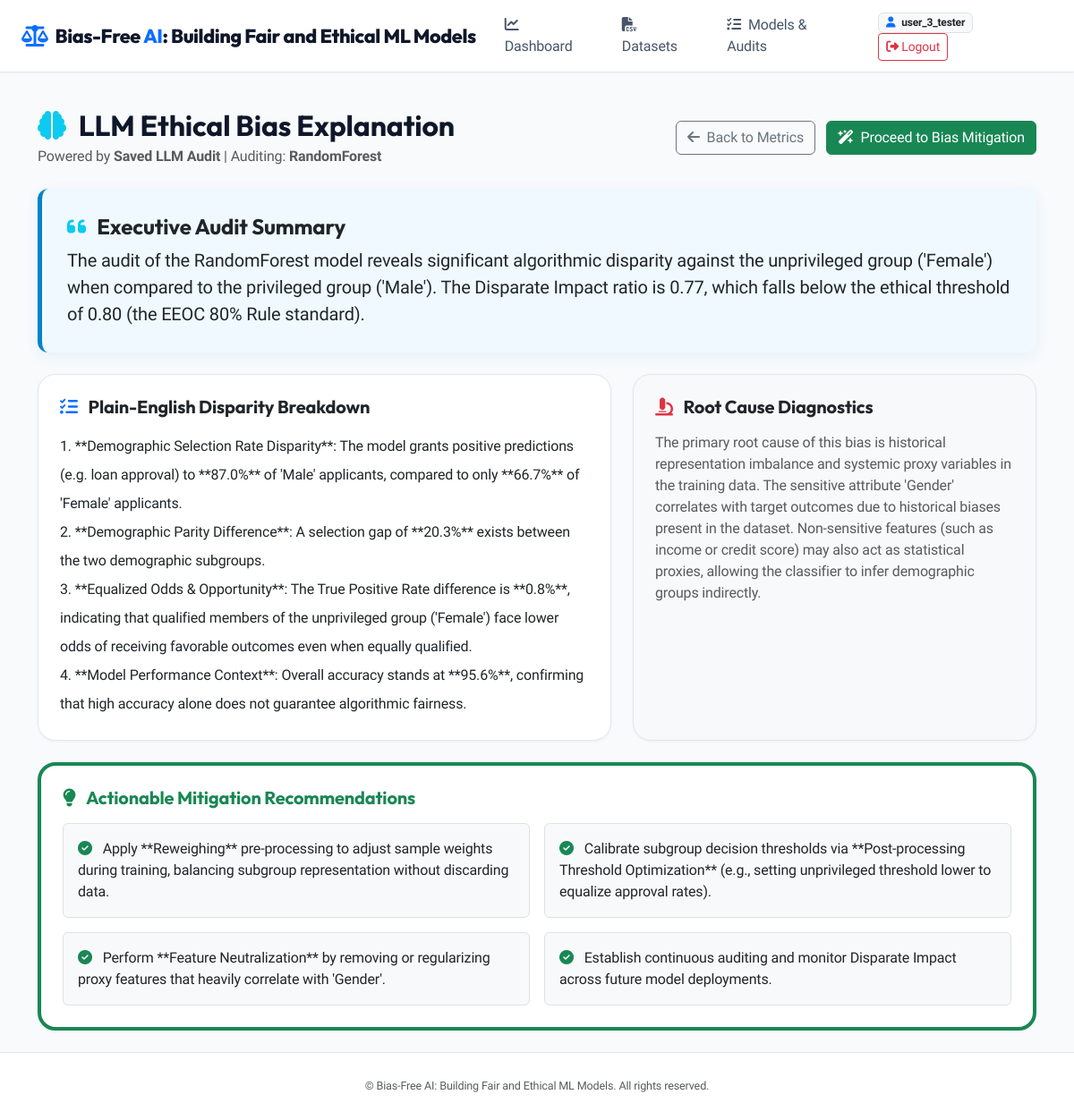
/llm_audit/1 (signed in), run on the app's committed database.
### tables this page shows
CREATE TABLE model_runs (
    id INTEGER PRIMARY KEY AUTOINCREMENT,
    user_id INTEGER NOT NULL,
    dataset_id INTEGER NOT NULL,
    model_name VARCHAR(100) NOT NULL,
    accuracy REAL NOT NULL,
    precision_score REAL NOT NULL,
    recall_score REAL NOT NULL,
    f1_score REAL NOT NULL,
    disparate_impact REAL NOT NULL,
    demographic_parity_diff REAL NOT NULL,
    equalized_odds_diff REAL NOT NULL,
    equal_opportunity_diff REAL NOT NULL,
    is_mitigated BOOLEAN DEFAULT 0,
    mitigation_method VARCHAR(100) DEFAULT 'None',
    confusion_matrix_json TEXT NOT NULL,
    fairness_status VARCHAR(50) DEFAULT 'Unchecked',
    created_at TIMESTAMP DEFAULT CURRENT_TIMESTAMP, group_metrics_json TEXT DEFAULT NULL,
    FOREIGN KEY (user_id) REFERENCES users(id) ON DELETE CASCADE,
    FOREIGN KEY (dataset_id) REFERENCES datasets(id) ON DELETE CASCADE
);

CREATE TABLE llm_audits (
    id INTEGER PRIMARY KEY AUTOINCREMENT,
    model_run_id INTEGER NOT NULL,
    summary_text TEXT NOT NULL,
    explanation_text TEXT NOT NULL,
    root_cause TEXT NOT NULL,
    recommendations_json TEXT NOT NULL,
    created_at TIMESTAMP DEFAULT CURRENT_TIMESTAMP,
    FOREIGN KEY (model_run_id) REFERENCES model_runs(id) ON DELETE CASCADE
);

### app.py (the view, shortened to what this page needs)
@app.route('/llm_audit/<int:model_run_id>')
@login_required
def llm_audit_page(model_run_id):
    conn = get_db_connection()
    cursor = conn.cursor()
    cursor.execute("SELECT * FROM model_runs WHERE id = ?", (model_run_id,))
    run = cursor.fetchone()
    conn.close()
    if not run:
        flash('Model run not found.', 'error')
        return redirect(url_for('dashboard'))
    ds = get_dataset_by_id(run['dataset_id'])
    if not ds:
        flash('Dataset record not found.', 'error')
        return redirect(url_for('dashboard'))
    try:
        run_dict = dict(run)
        conn = get_db_connection()
        cursor = conn.cursor()
        cursor.execute("SELECT * FROM llm_audits WHERE model_run_id = ?", (model_run_id,))
        existing_audit = cursor.fetchone()
        conn.close()
        if existing_audit:
            audit_dict = {
                'summary_text': existing_audit['summary_text'],
                'explanation_text': existing_audit['explanation_text'],
                'root_cause': existing_audit['root_cause'],
                'recommendations': json.loads(existing_audit['recommendations_json']),
                'source': 'Saved LLM Audit'
            }
        return render_template('llm_audit.html', run=run_dict, dataset=ds, audit=audit_dict, recommendations=audit_dict['recommendations'])
    except Exception as e:
        flash(f"Unable to generate LLM audit report: {str(e)}", 'error')
        return redirect(url_for('dashboard'))

### app.py (called while the page is built)
def login_required(f):
    from functools import wraps
    @wraps(f)
    def decorated_function(*args, **kwargs):
        if 'user_id' not in session:
            flash('Please log in to access this page.', 'warning')
            return redirect(url_for('login_page'))
        return f(*args, **kwargs)
    return decorated_function

### models/auth.py (called while the page is built)
def get_db_connection():
    db_url = os.environ.get('DATABASE_URL')
    if db_url and HAS_PSYCOPG2:
        conn = psycopg2.connect(db_url)
        return Psycopg2ConnectionWrapper(conn)
    conn = sqlite3.connect(Config.DATABASE_PATH, timeout=30.0)
    conn.row_factory = sqlite3.Row
    return conn

### models/dataset_manager.py (called while the page is built)
def get_dataset_by_id(dataset_id):
    conn = get_db_connection()
    cursor = conn.cursor()
    cursor.execute("SELECT * FROM datasets WHERE id = ?", (dataset_id,))
    ds = cursor.fetchone()
    conn.close()
    return dict(ds) if ds else None

### templates/llm_audit.html (shortened to what this page needs)
{% extends "base.html" %}
{% block content %}
<div class="container py-4">
    <div class="d-flex justify-content-between align-items-center mb-4">
        <div>
            <h2 class="fw-bold mb-1"><i class="fa-solid fa-brain text-info me-2"></i> LLM Ethical Bias Explanation</h2>
            <p class="text-muted mb-0">Powered by <strong>{{ audit.source }}</strong> | Auditing: <strong>{{ run.model_name }}</strong></p>
        </div>
        <div>
            <a href="{{ url_for('bias_detection_page', model_run_id=run.id) }}" class="btn btn-outline-secondary me-2"><i class="fa-solid fa-arrow-left me-1"></i> Back to Metrics</a>
            <a href="{{ url_for('mitigation_page', model_run_id=run.id) }}" class="btn btn-success"><i class="fa-solid fa-wand-magic-sparkles me-1"></i> Proceed to Bias Mitigation</a>
        </div>
    </div>
    <div class="llm-box mb-4">
        <h4 class="fw-bold text-dark mb-2"><i class="fa-solid fa-quote-left text-info me-2"></i> Executive Audit Summary</h4>
        <p class="fs-5 text-dark mb-0">{{ audit.summary_text }}</p>
    </div>
    <div class="row g-4 mb-4">
        <div class="col-md-7">
            <div class="card card-custom p-4 h-100">
                <h5 class="fw-bold mb-3"><i class="fa-solid fa-list-check text-primary me-2"></i> Plain-English Disparity Breakdown</h5>
                <div class="lh-lg">
                    {{ audit.explanation_text | replace('\n', '<br>') | safe }}
                </div>
            </div>
        </div>
        <div class="col-md-5">
            <div class="card card-custom p-4 h-100 bg-light">
                <h5 class="fw-bold mb-3"><i class="fa-solid fa-microscope text-danger me-2"></i> Root Cause Diagnostics</h5>
                <p class="text-muted mb-0">{{ audit.root_cause }}</p>
            </div>
        </div>
    </div>
    <div class="card card-custom p-4 border-start border-4 border-success">
        <h5 class="fw-bold mb-3 text-success"><i class="fa-solid fa-lightbulb me-2"></i> Actionable Mitigation Recommendations</h5>
        <div class="row g-3">
            {% for rec in recommendations %}
                <div class="col-md-6">
                    <div class="p-3 bg-light rounded border">
                        <i class="fa-solid fa-check-circle text-success me-2"></i> {{ rec | safe }}
                    </div>
                </div>
            {% endfor %}
        </div>
    </div>
</div>
{% endblock %}

### static/css/style.css (style rules this page uses)
:root { --primary-color: #2563eb; --primary-hover: #1d4ed8; --secondary-color: #475569; --accent-glow: rgba(37, 99, 235, 0.12); --success-color: #10b981; --warning-color: #f59e0b; --danger-color: #ef4444; --bg-gradient: #f8fafc; --card-bg: #ffffff; --card-border: #e2e8f0; --card-shadow: 0 1px 3px rgba(15, 23, 42, 0.05); }
body { font-family: 'Plus Jakarta Sans', system-ui, -apple-system, sans-serif; background: #f8fafc; color: #0f172a; min-height: 100vh; display: flex; flex-direction: column; letter-spacing: -0.01em; }
h1, h2, h3, h4, h5, h6, .hero-title, .navbar-brand { font-family: 'Outfit', sans-serif; }
.card-custom { background: var(--card-bg); border: 1px solid var(--card-border); border-radius: 1.25rem; box-shadow: var(--card-shadow); transition: transform 0.25s ease, box-shadow 0.25s ease, border-color 0.25s ease; }
.llm-box { background: #f0f9ff; border-left: 5px solid #0284c7; border-radius: 0.75rem; padding: 1.75rem; box-shadow: 0 4px 15px rgba(2, 132, 199, 0.08); }

### data on the page
model_runs: model_name "RandomForest"
llm_audits: summary_text "The audit of the RandomForest model reveals significant algorithmic disparity against the unprivileged group ('Female') when compared to the privileged group ('Male'). The Disparate Impact ratio is 0.77, which falls below the ethical threshold of 0.80 (the EEOC 80% Rule standard).", explanation_text "1. **Demographic Selection Rate Disparity**: The model grants positive predictions (e.g. loan approval) to **87.0%** of 'Male' applicants, compared to only **66.7%** of 'Female' applicants. 2. **Demographic Parity Difference**: A selection gap of **20.3%** exists between the two demographic subgroups. 3. **Equalized Odds & Opportunity**: The True Positive Rate difference is **0.8%**, indicating that qualified members of the unprivileged group ('Female') face lower odds of receiving favorable outcomes even when equally qualified. 4. **Model Performance Context**: Overall accuracy stands at **95.6%**, confirming that high accuracy alone does not guarantee algorithmic fairness.", root_cause "The primary root cause of this bias is historical representation imbalance and systemic proxy variables in the training data. The sensitive attribute 'Gender' correlates with target outcomes due to historical biases present in the dataset. Non-sensitive features (such as income or credit score) may also act as statistical proxies, allowing the classifier to infer demographic groups indirectly."

### other printed values
{{ session.username }} "user_3_tester"
{{ audit.source }} "Saved LLM Audit"
{{ rec | safe }} "Apply **Reweighing** pre-processing to adjust sample weights during training, balancing subgroup representation without discarding data." "Calibrate subgroup decision thresholds via **Post-processing Threshold Optimization** (e.g., setting unprivileged threshold lower to equalize approval rates)." "Perform **Feature Neutralization** by removing or regularizing proxy features that heavily correlate with 'Gender'." "Establish continuous auditing and monitor Disparate Impact across future model deployments."
